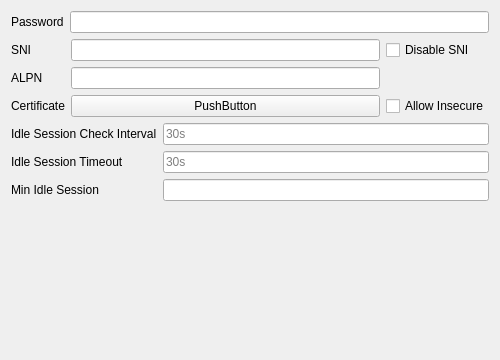
<?xml version="1.0" encoding="UTF-8"?>
<ui version="4.0">
 <class>EditAnyTLS</class>
 <widget class="QWidget" name="EditAnyTLS">
  <property name="geometry">
   <rect>
    <x>0</x>
    <y>0</y>
    <width>500</width>
    <height>360</height>
   </rect>
  </property>
  <property name="windowTitle">
   <string notr="true">EditAnyTLS</string>
  </property>
  <layout class="QVBoxLayout" name="verticalLayout">
   <item>
    <layout class="QGridLayout" name="authentication">
     <item row="0" column="0">
      <widget class="QLabel" name="password_l">
       <property name="text">
        <string>Password</string>
       </property>
      </widget>
     </item>
     <item row="0" column="1">
      <widget class="MyLineEdit" name="password"/>
     </item>
    </layout>
   </item>
   <item>
    <layout class="QGridLayout" name="TLS" rowstretch="0,0,0">
     <item row="0" column="0">
      <widget class="QLabel" name="sni_l">
       <property name="text">
        <string>SNI</string>
       </property>
      </widget>
     </item>
     <item row="0" column="1">
      <widget class="MyLineEdit" name="sni"/>
     </item>
     <item row="0" column="2">
      <widget class="QCheckBox" name="disableSni">
       <property name="text">
        <string>Disable SNI</string>
       </property>
      </widget>
     </item>
     <item row="1" column="0">
      <widget class="QLabel" name="alpn_l">
       <property name="text">
        <string notr="true">ALPN</string>
       </property>
      </widget>
     </item>
     <item row="1" column="1">
      <widget class="MyLineEdit" name="alpn"/>
     </item>
     <item row="2" column="0">
      <widget class="QLabel" name="certificate_l">
       <property name="text">
        <string>Certificate</string>
       </property>
      </widget>
     </item>
     <item row="2" column="1">
      <widget class="QPushButton" name="certificate">
       <property name="text">
        <string notr="true">PushButton</string>
       </property>
      </widget>
     </item>
     <item row="2" column="2">
      <widget class="QCheckBox" name="allowInsecure">
       <property name="text">
        <string>Allow Insecure</string>
       </property>
      </widget>
     </item>
    </layout>
   </item>
   <item>
    <layout class="QGridLayout" name="idleSession">
     <item row="0" column="0">
      <widget class="QLabel" name="idleSessionCheckInterval_l">
       <property name="text">
        <string>Idle Session Check Interval</string>
       </property>
      </widget>
     </item>
     <item row="0" column="1">
      <widget class="MyLineEdit" name="idleSessionCheckInterval">
       <property name="placeholderText">
        <string notr="true">30s</string>
       </property>
      </widget>
     </item>
     <item row="1" column="0">
      <widget class="QLabel" name="idleSessionTimeout_l">
       <property name="text">
        <string>Idle Session Timeout</string>
       </property>
      </widget>
     </item>
     <item row="1" column="1">
      <widget class="MyLineEdit" name="idleSessionTimeout">
       <property name="placeholderText">
        <string notr="true">30s</string>
       </property>
      </widget>
     </item>
     <item row="2" column="0">
      <widget class="QLabel" name="minIdleSession_l">
       <property name="text">
        <string>Min Idle Session</string>
       </property>
      </widget>
     </item>
     <item row="2" column="1">
      <widget class="MyLineEdit" name="minIdleSession"/>
     </item>
    </layout>
   </item>
   <item>
    <spacer name="verticalSpacer">
     <property name="orientation">
      <enum>Qt::Vertical</enum>
     </property>
     <property name="sizeHint" stdset="0">
      <size>
       <width>20</width>
       <height>40</height>
      </size>
     </property>
    </spacer>
   </item>
  </layout>
 </widget>
 <customwidgets>
  <customwidget>
   <class>MyLineEdit</class>
   <extends>QLineEdit</extends>
   <header>ui/widget/MyLineEdit.h</header>
  </customwidget>
 </customwidgets>
 <tabstops>
  <tabstop>password</tabstop>
  <tabstop>sni</tabstop>
  <tabstop>disableSni</tabstop>
  <tabstop>alpn</tabstop>
  <tabstop>certificate</tabstop>
  <tabstop>allowInsecure</tabstop>
  <tabstop>idleSessionCheckInterval</tabstop>
  <tabstop>idleSessionTimeout</tabstop>
  <tabstop>minIdleSession</tabstop>
 </tabstops>
 <resources/>
 <connections/>
</ui>
